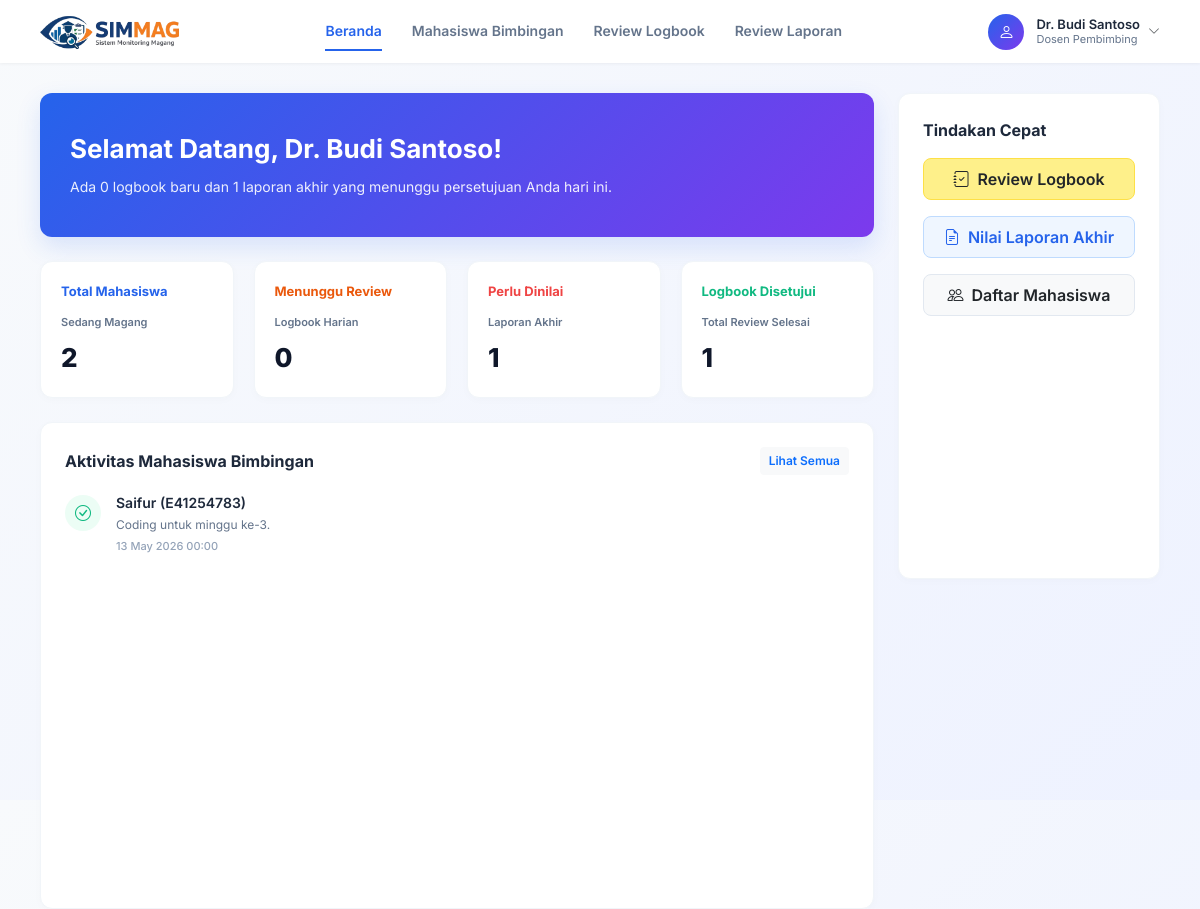
The app's page /dosen/dashboard.php (signed in) with its own data.
### tables this page shows
CREATE TABLE `dosen` (
  `id_dosen` int(11) NOT NULL,
  `NIP` varchar(20) NOT NULL,
  `NIDN` varchar(20) NOT NULL,
  `nama` varchar(100) NOT NULL,
  `email` varchar(100) NOT NULL,
  `password` varchar(255) NOT NULL,
  `status` varchar(20) DEFAULT 'Aktif',
  `no_hp` varchar(20) DEFAULT NULL
);

CREATE TABLE `laporan_harian` (
  `id_laporan_harian` int(11) NOT NULL,
  `id_mahasiswa` int(11) NOT NULL,
  `kegiatan` text NOT NULL,
  `file_pendukung` varchar(255) DEFAULT NULL,
  `tanggal_submit` datetime NOT NULL DEFAULT current_timestamp(),
  `status` varchar(50) DEFAULT 'menunggu',
  `catatan_dosen` text DEFAULT NULL,
  `id_pendaftaran` int(11) DEFAULT NULL,
  `minggu_ke` int(11) DEFAULT NULL,
  `jam_masuk` time DEFAULT NULL,
  `jam_keluar` time DEFAULT NULL
);

CREATE TABLE `mahasiswa` (
  `id_mahasiswa` int(11) NOT NULL,
  `NIM` varchar(20) NOT NULL,
  `nama` varchar(100) NOT NULL,
  `email` varchar(100) NOT NULL,
  `prodi` varchar(100) NOT NULL,
  `password` varchar(255) NOT NULL,
  `no_hp` varchar(20) DEFAULT NULL
);

### dosen/dashboard.php (the view, shortened to what this page needs)
<?php
$user = $_SESSION['user'];
$db = new Database();
$conn = $db->getConnection();
$page = "dashboard";
$stmtDosen = $conn->prepare("SELECT * FROM dosen WHERE id_dosen = ?");
$stmtDosen->execute([$user['id']]);
$dosen = $stmtDosen->fetch(PDO::FETCH_ASSOC);
$stmtMahasiswa = $conn->prepare("
    SELECT COUNT(*) as total
    FROM pendaftaran_magang
    WHERE id_dosen = ? AND status_pendaftaran = 'Aktif'
");
$stmtMahasiswa->execute([$user['id']]);
$total_mahasiswa = $stmtMahasiswa->fetch(PDO::FETCH_ASSOC)['total'];
$stmtPending = $conn->prepare("
    SELECT COUNT(*) as total
    FROM laporan_harian lh
    JOIN pendaftaran_magang pm ON lh.id_mahasiswa = pm.id_mahasiswa
    WHERE pm.id_dosen = ? AND lh.status = 'Menunggu'
");
$stmtPending->execute([$user['id']]);
$total_pending = $stmtPending->fetch(PDO::FETCH_ASSOC)['total'];
$stmtLaporanAkhir = $conn->prepare("
    SELECT COUNT(*) as total
    FROM laporan_akhir la
    JOIN pendaftaran_magang pm ON la.id_mahasiswa = pm.id_mahasiswa
    WHERE pm.id_dosen = ? AND la.status_review = 'Menunggu'
");
$stmtLaporanAkhir->execute([$user['id']]);
$total_laporan_akhir = $stmtLaporanAkhir->fetch(PDO::FETCH_ASSOC)['total'];
$stmtAktivitas = $conn->prepare("
    SELECT m.nama, m.NIM, lh.kegiatan, lh.minggu_ke, lh.tanggal_submit, lh.status
    FROM laporan_harian lh
    JOIN mahasiswa m ON lh.id_mahasiswa = m.id_mahasiswa
    JOIN pendaftaran_magang pm ON lh.id_mahasiswa = pm.id_mahasiswa
    WHERE pm.id_dosen = ?
    ORDER BY lh.tanggal_submit DESC
    LIMIT 5
");
$stmtAktivitas->execute([$user['id']]);
$data_aktivitas = $stmtAktivitas->fetchAll(PDO::FETCH_ASSOC);
$stmtApproved = $conn->prepare("
    SELECT COUNT(*) as total
    FROM laporan_harian lh
    JOIN pendaftaran_magang pm ON lh.id_mahasiswa = pm.id_mahasiswa
    WHERE pm.id_dosen = ? AND lh.status = 'Disetujui'
");
$stmtApproved->execute([$user['id']]);
$total_disetujui = $stmtApproved->fetch(PDO::FETCH_ASSOC)['total'];
?>
<!DOCTYPE html>
<html lang="id">
<head>
    <link href="https://cdn.jsdelivr.net/npm/bootstrap@5.3.0/dist/css/bootstrap.min.css" rel="stylesheet">
    <link href="https://cdn.jsdelivr.net/npm/bootstrap-icons/font/bootstrap-icons.css" rel="stylesheet">
    <link rel="stylesheet" href="assets/css/dosen.css">
    <link rel="stylesheet" href="assets/css/dashboard.css">
</head>
<body>
    <div class="top-navbar">
        <div class="navbar-brand">
            <img src="../mahasiswa/assets/logo.png" alt="SIMMAG" style="height:35px;" onerror="this.src='https://ui-avatars.com/api/?name=S+M&background=2563eb&color=fff&rounded=true&font-size=0.5'">
        </div>
        <div class="nav-center">
            <a href="dashboard.php" class="<?= ($page == 'dashboard') ? 'active' : '' ?>">Beranda</a>
            <a href="mahasiswa_bimbingan.php" class="<?= ($page == 'mahasiswa_bimbingan') ? 'active' : '' ?>">Mahasiswa Bimbingan</a>
            <a href="review_logbook.php" class="<?= ($page == 'review_logbook') ? 'active' : '' ?>">Review Logbook</a>
            <a href="review_laporan.php" class="<?= ($page == 'review_laporan') ? 'active' : '' ?>">Review Laporan</a>
        </div>
        <div class="nav-right">
            <div class="profile-section">
                <div class="profile-wrapper">
                    <div class="profile-info" id="profileToggle" style="cursor:pointer;">
                        <div class="profile-avatar">
                            <i class="bi bi-person"></i>
                        </div>
                        <div class="profile-text">
                            <div class="name"><?= $dosen['nama'] ?></div>
                            <div class="role">Dosen Pembimbing</div>
                        </div>
                        <i class="bi bi-chevron-down ms-2 text-muted" style="font-size: 12px;"></i>
                    </div>
                </div>
            </div>
        </div>
    </div>
    <div class="main-container">
        <div class="row g-4">
            <div class="col-lg-8 col-xl-9">
                <div class="welcome-banner">
                    <h2>Selamat Datang, <?= $dosen['nama'] ?>!</h2>
                    <p>Ada <?= $total_pending ?> logbook baru dan <?= $total_laporan_akhir ?> laporan akhir yang menunggu persetujuan Anda hari ini.</p>
                </div>
                <div class="stats-grid">
                    <div class="stat-card">
                        <div class="stat-title text-blue">Total Mahasiswa</div>
                        <div class="stat-subtitle">Sedang Magang</div>
                        <div class="stat-number"><?= $total_mahasiswa ?></div>
                    </div>
                    <div class="stat-card">
                        <div class="stat-title text-orange">Menunggu Review</div>
                        <div class="stat-subtitle">Logbook Harian</div>
                        <div class="stat-number"><?= $total_pending ?></div>
                    </div>
                    <div class="stat-card">
                        <div class="stat-title text-red">Perlu Dinilai</div>
                        <div class="stat-subtitle">Laporan Akhir</div>
                        <div class="stat-number"><?= $total_laporan_akhir ?></div>
                    </div>
                    <div class="stat-card">
                        <div class="stat-title text-green">Logbook Disetujui</div>
                        <div class="stat-subtitle">Total Review Selesai</div>
                        <div class="stat-number"><?= $total_disetujui ?></div>
                    </div>
                </div>
                <div class="recent-card">
                    <div class="card-header-custom">
                        <span>Aktivitas Mahasiswa Bimbingan</span>
                        <a href="review_logbook.php" class="btn btn-sm btn-light text-primary fw-semibold" style="font-size:12px;">Lihat Semua</a>
                    </div>
                    <?php foreach ($data_aktivitas as $item): ?>
                        <div class="activity-item">
                            <div class="activity-icon <?= ($item['status'] == 'Disetujui') ? 'green' : 'orange' ?>">
                                <?php if ($item['status'] == 'Disetujui'): ?>
                                    <i class="bi bi-check-circle"></i>
                                <?php else: ?>
                                    <i class="bi bi-journal-text"></i>
                                <?php endif; ?>
                            </div>
                            <div class="activity-content w-100">
                                <h6><?= $item['nama'] ?> (<?= $item['NIM'] ?>)</h6>
                                <p><?= htmlspecialchars($item['kegiatan']) ?> untuk minggu ke-<?= $item['minggu_ke'] ?>.</p>
                                <div class="activity-time">
                                    <?= date('d M Y H:i', strtotime($item['tanggal_submit'])) ?>
                                </div>
                            </div>
                        </div>
                    <?php endforeach; ?>
                </div>
            </div>
            <div class="col-lg-4 col-xl-3">
                <div class="recent-card">
                    <div class="card-header-custom mb-3">
                        <span>Tindakan Cepat</span>
                    </div>
                    <div class="d-grid gap-3">
                        <a href="review_logbook.php" class="btn btn-warning text-dark fw-semibold py-2 d-flex align-items-center justify-content-center" style="border-radius: 8px; background: #fef08a; border: 1px solid #fde047;">
                            <i class="bi bi-journal-check me-2"></i> Review Logbook
                        </a>
                        <a href="review_laporan.php" class="btn btn-primary fw-semibold py-2 d-flex align-items-center justify-content-center" style="border-radius: 8px; background: #eff6ff; color: #2563eb; border: 1px solid #bfdbfe;">
                            <i class="bi bi-file-earmark-text me-2"></i> Nilai Laporan Akhir
                        </a>
                        <a href="mahasiswa_bimbingan.php" class="btn btn-light text-dark fw-semibold py-2 d-flex align-items-center justify-content-center" style="border-radius: 8px; border: 1px solid #e2e8f0;">
                            <i class="bi bi-people me-2"></i> Daftar Mahasiswa
                        </a>
                    </div>
                </div>
            </div>
        </div>
    </div>
</body>
</html>

### dosen/assets/css/dosen.css (style rules this page uses)
body { font-family: 'Inter', sans-serif; background: linear-gradient(135deg, #f8fafc 0%, #eef2ff 100%); color: #1e293b; min-height: 100vh; margin: 0; padding: 0; }
.top-navbar { background-color: #ffffff; padding: 12px 40px; display: flex; align-items: center; justify-content: space-between; box-shadow: 0 1px 3px rgba(0,0,0,0.05); }
.navbar-brand img { height: 35px; }
.nav-center { display: flex; gap: 30px; }
.nav-center a { color: #64748b; text-decoration: none; font-weight: 600; font-size: 14px; padding: 8px 0; border-bottom: 2px solid transparent; transition: all 0.2s; }
.nav-center a:hover, .nav-center a.active { color: #2563eb; border-bottom: 2px solid #2563eb; }
.nav-right { display: flex; align-items: center; gap: 20px; }
.profile-section { display: flex; align-items: center; }
.profile-info { display: flex; align-items: center; }
.profile-avatar { width: 36px; height: 36px; border-radius: 50%; background: linear-gradient(135deg, #2563eb, #7c3aed); color: white; display: flex; align-items: center; justify-content: center; font-size: 16px; margin-right: 12px; }
.profile-text { line-height: 1.2; }
.profile-text .name { font-weight: 600; font-size: 13px; color: #1e293b; }
.profile-text .role { font-size: 11px; color: #64748b; }
.profile-wrapper { position: relative; }
.main-container { padding: 30px 40px; max-width: 1400px; margin: 0 auto; }

### dosen/assets/css/dashboard.css (style rules this page uses)
.welcome-banner { background: linear-gradient(135deg, #2563eb 0%, #7c3aed 100%); border-radius: 12px; padding: 40px 30px; color: white; margin-bottom: 24px; box-shadow: 0 10px 25px rgba(37, 99, 235, 0.15); }
.welcome-banner h2 { font-weight: 700; font-size: 26px; margin-bottom: 12px; }
.welcome-banner p { font-size: 14px; opacity: 0.9; margin: 0; font-weight: 400; }
.stats-grid { display: grid; grid-template-columns: repeat(4, 1fr); gap: 20px; margin-bottom: 24px; }
.stat-card { background: white; border-radius: 12px; padding: 20px; box-shadow: 0 2px 10px rgba(0,0,0,0.02); border: 1px solid #f1f5f9; }
.stat-title { font-size: 13px; font-weight: 700; margin-bottom: 12px; }
.text-blue { color: #2563eb; }
.text-green { color: #10b981; }
.text-orange { color: #ea580c; }
.text-red { color: #ef4444; }
.stat-subtitle { font-size: 11px; color: #64748b; font-weight: 600; margin-bottom: 8px; }
.stat-number { font-size: 26px; font-weight: 800; color: #0f172a; }
.recent-card { background: white; border-radius: 12px; padding: 24px; box-shadow: 0 2px 10px rgba(0,0,0,0.02); border: 1px solid #f1f5f9; height: 100%; }
.card-header-custom { font-weight: 700; font-size: 16px; color: #1e293b; margin-bottom: 20px; display: flex; justify-content: space-between; align-items: center; }
.activity-item { display: flex; align-items: flex-start; gap: 15px; padding-bottom: 15px; margin-bottom: 15px; border-bottom: 1px solid #f1f5f9; }
.activity-item:last-child { border-bottom: none; margin-bottom: 0; padding-bottom: 0; }
.activity-icon { width: 36px; height: 36px; border-radius: 50%; background: #eff6ff; color: #2563eb; display: flex; align-items: center; justify-content: center; font-size: 16px; flex-shrink: 0; }
.activity-icon.green { background: #ecfdf5; color: #10b981; }
.activity-content h6 { font-weight: 600; font-size: 14px; margin-bottom: 4px; color: #1e293b; }
.activity-content p { font-size: 12px; color: #64748b; margin-bottom: 4px; }
.activity-time { font-size: 11px; color: #94a3b8; font-weight: 500; }

### records on screen
dosen: nama "Dr. Budi Santoso"
laporan_harian: status "Disetujui" (drawn), id_mahasiswa.nama "Saifur", id_mahasiswa.NIM "E41254783", kegiatan "Coding", minggu_ke "3", tanggal_submit "13 May 2026 00:00"

### other values on screen
$total_pending "0"
$total_laporan_akhir "1"
$total_mahasiswa "2"
$total_disetujui "1"
